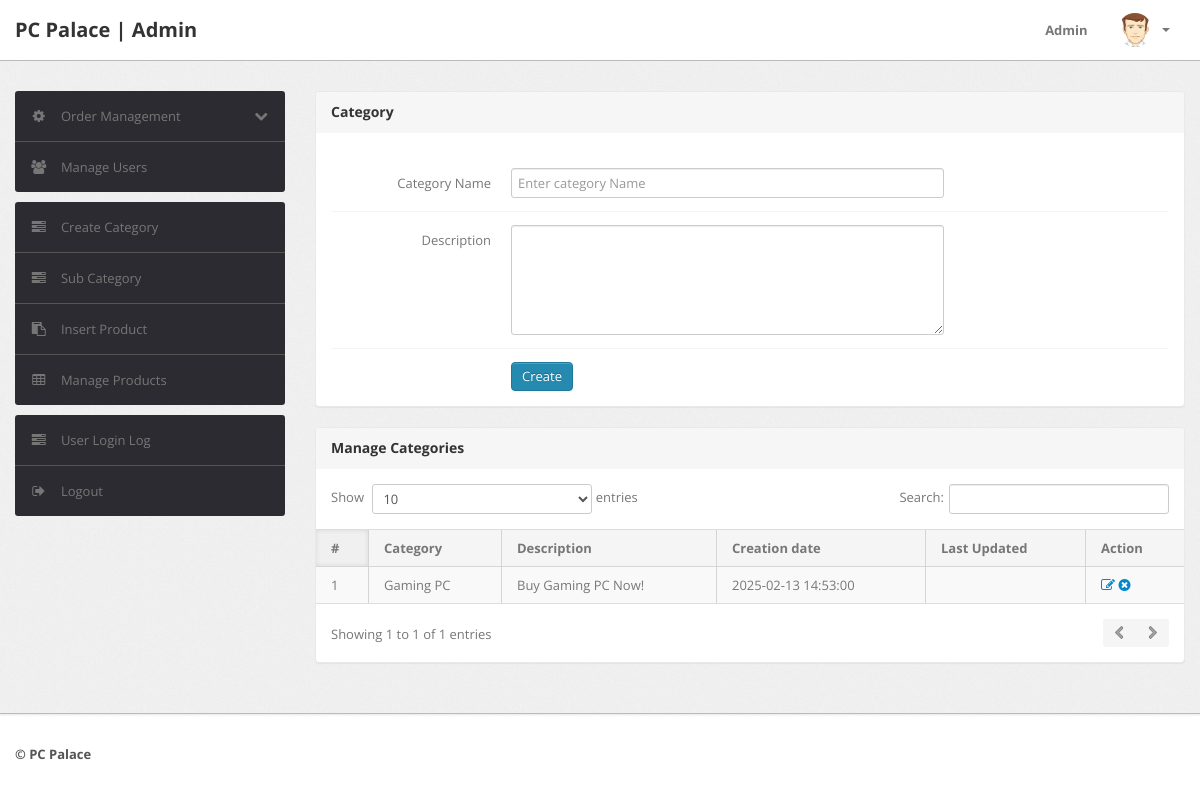
The app's page /admin/category.php (signed in) with its own data.
### tables this page shows
CREATE TABLE `category` (
  `id` int(11) NOT NULL,
  `categoryName` varchar(255) DEFAULT NULL,
  `categoryDescription` longtext DEFAULT NULL,
  `creationDate` timestamp NOT NULL DEFAULT current_timestamp(),
  `updationDate` varchar(255) DEFAULT NULL
);

### admin/category.php (the view, shortened to what this page needs)
<?php
include('include/config.php');
if(strlen($_SESSION['alogin'])==0)
	{
header('location:index.php');
}
else{
?>
<!DOCTYPE html>
<html lang="en">
<head>
	<link type="text/css" href="bootstrap/css/bootstrap.min.css" rel="stylesheet">
	<link type="text/css" href="bootstrap/css/bootstrap-responsive.min.css" rel="stylesheet">
	<link type="text/css" href="css/theme.css" rel="stylesheet">
	<link type="text/css" href="images/icons/css/font-awesome.css" rel="stylesheet">
</head>
<body>
<?php include('include/header.php');?>
	<div class="wrapper">
		<div class="container">
			<div class="row">
<?php include('include/sidebar.php');?>
			<div class="span9">
					<div class="content">
						<div class="module">
							<div class="module-head">
								<h3>Category</h3>
							</div>
							<div class="module-body">
									<br />
			<form class="form-horizontal row-fluid" name="Category" method="post" >
<div class="control-group">
<label class="control-label" for="basicinput">Category Name</label>
<div class="controls">
<input type="text" placeholder="Enter category Name"  name="category" class="span8 tip" required>
</div>
</div>
<div class="control-group">
											<label class="control-label" for="basicinput">Description</label>
											<div class="controls">
												<textarea class="span8" name="description" rows="5"></textarea>
											</div>
										</div>
	<div class="control-group">
											<div class="controls">
												<button type="submit" name="submit" class="btn btn-primary">Create</button>
											</div>
										</div>
									</form>
							</div>
						</div>
	<div class="module">
							<div class="module-head">
								<h3>Manage Categories</h3>
							</div>
							<div class="module-body table">
								<table cellpadding="0" cellspacing="0" border="0" class="datatable-1 table table-bordered table-striped	 display" width="100%">
									<thead>
										<tr>
											<th>#</th>
											<th>Category</th>
											<th>Description</th>
											<th>Creation date</th>
											<th>Last Updated</th>
											<th>Action</th>
										</tr>
									</thead>
									<tbody>
<?php $query=mysqli_query($con,"select * from category");
$cnt=1;
while($row=mysqli_fetch_array($query))
{
?>
										<tr>
											<td><?php echo htmlentities($cnt);?></td>
											<td><?php echo htmlentities($row['categoryName']);?></td>
											<td><?php echo htmlentities($row['categoryDescription']);?></td>
											<td> <?php echo htmlentities($row['creationDate']);?></td>
											<td><?php echo htmlentities($row['updationDate']);?></td>
											<td>
											<a href="edit-category.php?id=<?php echo $row['id']?>" ><i class="icon-edit"></i></a>
											<a href="category.php?id=<?php echo $row['id']?>&del=delete" onClick="return confirm('Are you sure you want to delete?')"><i class="icon-remove-sign"></i></a></td>
										</tr>
										<?php $cnt=$cnt+1; } ?>
								</table>
							</div>
						</div>
					</div>
				</div>
			</div>
		</div>
	</div>
<?php include('include/footer.php');?>
</body>
<?php } ?>

### records on screen
category: categoryName "Gaming PC", categoryDescription "Buy Gaming PC Now!", creationDate "2025-02-13 14:53:00"
